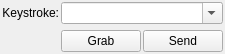
<?xml version="1.0" encoding="UTF-8"?>
<ui version="4.0">
 <class>KeystrokeSelector</class>
 <widget class="QWidget" name="KeystrokeSelector">
  <property name="geometry">
   <rect>
    <x>0</x>
    <y>0</y>
    <width>218</width>
    <height>54</height>
   </rect>
  </property>
  <property name="windowTitle">
   <string>Form</string>
  </property>
  <layout class="QGridLayout" name="gridLayout">
   <property name="leftMargin">
    <number>2</number>
   </property>
   <property name="topMargin">
    <number>2</number>
   </property>
   <property name="rightMargin">
    <number>2</number>
   </property>
   <property name="bottomMargin">
    <number>2</number>
   </property>
   <property name="horizontalSpacing">
    <number>2</number>
   </property>
   <item row="0" column="0">
    <widget class="QLabel" name="label">
     <property name="text">
      <string>Keystroke:</string>
     </property>
     <property name="alignment">
      <set>Qt::AlignRight|Qt::AlignTrailing|Qt::AlignVCenter</set>
     </property>
     <property name="margin">
      <number>4</number>
     </property>
    </widget>
   </item>
   <item row="2" column="1">
    <widget class="QPushButton" name="btnGrab">
     <property name="text">
      <string>Grab</string>
     </property>
    </widget>
   </item>
   <item row="2" column="2">
    <widget class="QPushButton" name="btnSend">
     <property name="text">
      <string>Send</string>
     </property>
    </widget>
   </item>
   <item row="0" column="1" colspan="2">
    <widget class="QComboBox" name="comboBox">
     <property name="sizePolicy">
      <sizepolicy hsizetype="MinimumExpanding" vsizetype="Fixed">
       <horstretch>0</horstretch>
       <verstretch>0</verstretch>
      </sizepolicy>
     </property>
     <property name="editable">
      <bool>true</bool>
     </property>
    </widget>
   </item>
  </layout>
 </widget>
 <resources/>
 <connections/>
</ui>
